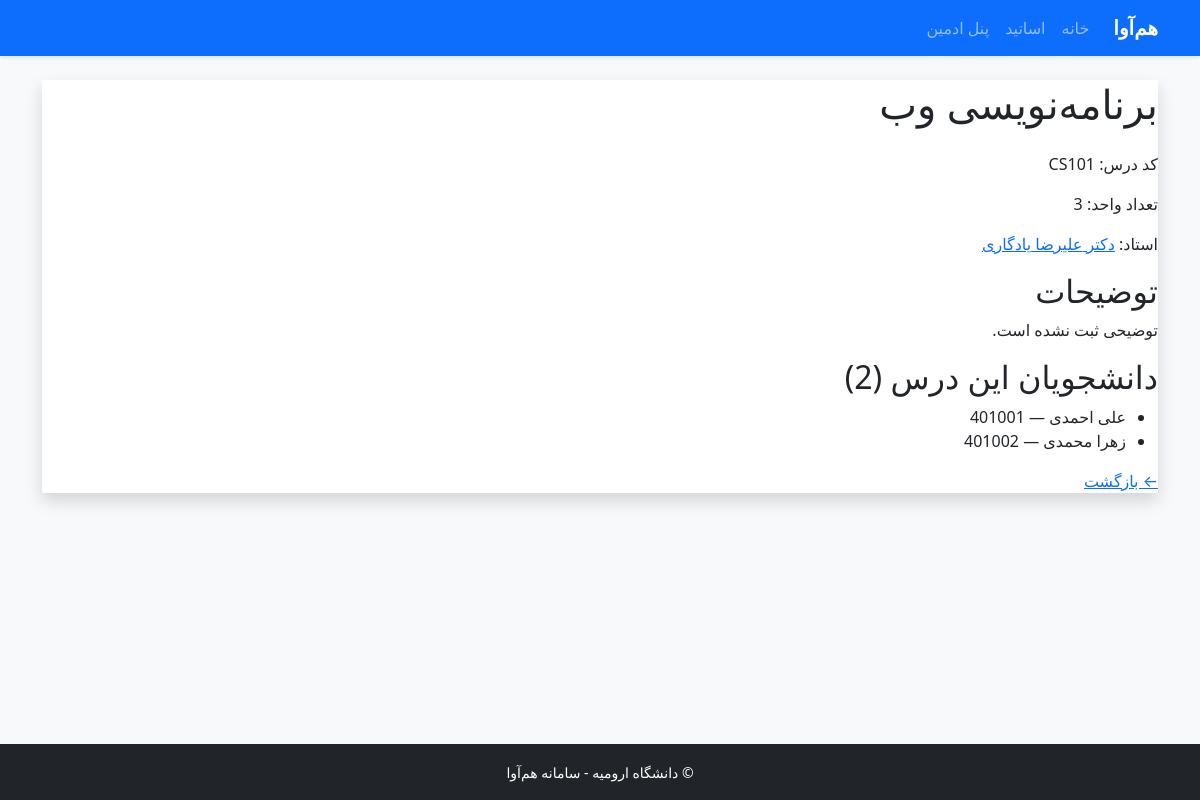
Page /computer/courses/1/ on the committed database.
### computer/models.py (models this page shows, shortened)
class Course(models.Model):
    title = models.CharField(max_length=100, verbose_name="عنوان درس")
    code = models.CharField(max_length=10, unique=True, verbose_name="کد درس")
    units = models.PositiveIntegerField(default=3, verbose_name="تعداد واحد")
    description = models.TextField(blank=True, verbose_name="توضیحات")
    professor = models.ForeignKey(
        Professor,
        on_delete=models.CASCADE,
        related_name="courses",
        verbose_name="استاد",
        null=True,
        blank=True
    )
    students = models.ManyToManyField(Student, related_name="courses", blank=True, verbose_name="دانشجویان")
    class Meta:
        verbose_name = "درس"
        verbose_name_plural = "دروس"

class Professor(models.Model):
    first_name = models.CharField(max_length=50, verbose_name="نام")
    last_name = models.CharField(max_length=50, verbose_name="نام خانوادگی")
    national_code = models.CharField(max_length=10, unique=True, verbose_name="کد ملی")
    email = models.EmailField(verbose_name="ایمیل")
    department = models.CharField(max_length=100, verbose_name="دانشکده")
    class Meta:
        verbose_name = "استاد"
        verbose_name_plural = "اساتید"

class Student(models.Model):
    first_name = models.CharField(max_length=50, verbose_name="نام")
    last_name = models.CharField(max_length=50, verbose_name="نام خانوادگی")
    student_id = models.CharField(max_length=10, unique=True, verbose_name="شماره دانشجویی")
    email = models.EmailField(verbose_name="ایمیل")
    class Meta:
        verbose_name = "دانشجو"
        verbose_name_plural = "دانشجویان"

### computer/views.py (the view)
# urls.py: path('courses/<int:pk>/', views.course_detail, name='course_detail'),
def course_detail(request, pk):
    course = get_object_or_404(Course, pk=pk)
    return render(request, 'computer/course_detail.html', {'course': course})

### computer/templates/computer/course_detail.html (shortened to what this page needs)
{% extends 'computer/base.html' %}
{% block content %}
<div class="bg-white rounded-xl shadow p-6">
    <h1 class="text-2xl font-bold text-blue-900">{{ course.title }}</h1>
    <div class="mt-4 grid grid-cols-1 md:grid-cols-2 gap-4 text-gray-700">
        <p><span class="font-semibold">کد درس:</span> {{ course.code }}</p>
        <p><span class="font-semibold">تعداد واحد:</span> {{ course.units }}</p>
        <p>
            <span class="font-semibold">استاد:</span>
            {% if course.professor %}
                <a href="{% url 'computer:professor_detail' course.professor.pk %}"
                   class="text-blue-700 hover:underline">
                    دکتر {{ course.professor.first_name }} {{ course.professor.last_name }}
                </a>
            {% else %}
                تعیین نشده
            {% endif %}
        </p>
    </div>
    <div class="mt-6">
        <h2 class="font-semibold text-blue-900 mb-2">توضیحات</h2>
        <p class="text-gray-700 leading-7">{{ course.description|default:"توضیحی ثبت نشده است." }}</p>
    </div>
    <div class="mt-6">
        <h2 class="font-semibold text-blue-900 mb-2">دانشجویان این درس ({{ course.students.count }})</h2>
        <ul class="list-disc pr-6 text-gray-700">
            {% for student in course.students.all %}
                <li>{{ student.first_name }} {{ student.last_name }} — {{ student.student_id }}</li>
            {% empty %}
                <li class="text-gray-500">هیچ دانشجویی ثبت‌نام نکرده است.</li>
            {% endfor %}
        </ul>
    </div>
    <div class="mt-8">
        <a href="{% url 'computer:professor_list' %}" class="text-blue-700 hover:underline">
            ← بازگشت
        </a>
    </div>
</div>
{% endblock %}

### rows in the picture
Course: title "برنامه‌نویسی وب", code "CS101", units "3", professor.first_name "علیرضا", professor.last_name "یادگاری", description "توضیحی ثبت نشده است.", students.count "2"
Student: first_name "علی", last_name "احمدی", student_id "401001"
Student: first_name "زهرا", last_name "محمدی", student_id "401002"
